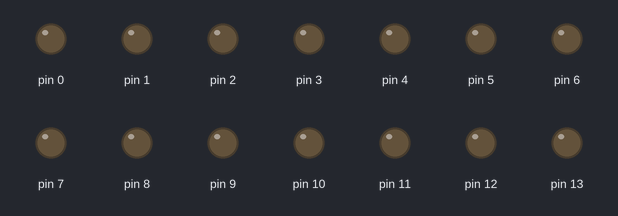
A sketch run on a simulated Arduino Uno, built with avr-gcc and run on an emulated ATmega328P. Parts: output pins drawn as LEDs (lit = HIGH). Random numbers use the default seed unless the sketch sets one.

Above: at 0.64 s.
At 4.64 s:
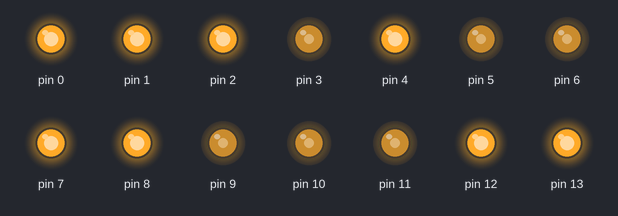
At 9.33 s:
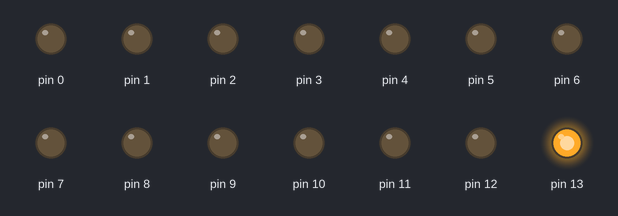
At 10.6 s:
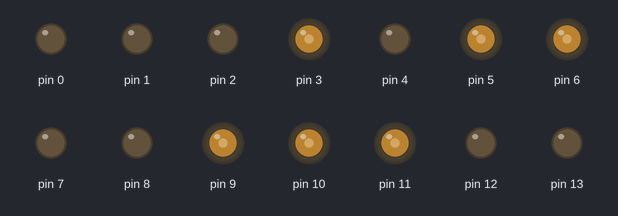
At 20.51 s:
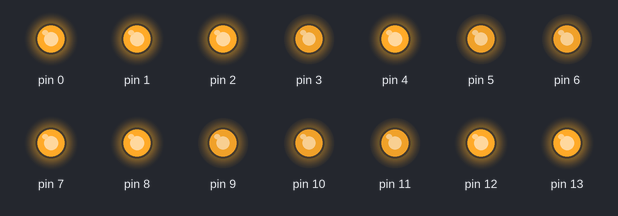
Timing chart, 0 to 20.4 s (numbered marks = the images above):
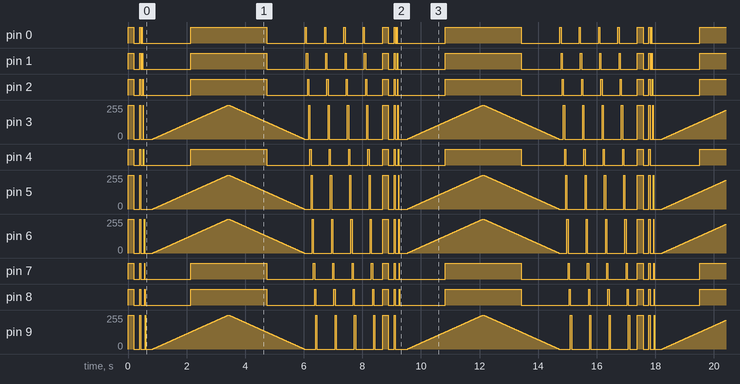

Measured:
- by itself, pin 0: repeats every 8.7 s: LOW 0.20 s, HIGH 0.04 s, LOW 0.04 s, HIGH 0.01 s, LOW 1.6 s, HIGH 2.6 s, LOW 1.3 s, 4 × (HIGH 0.04 s, LOW 0.62 s), HIGH 0.20 s
- by itself, pin 1: repeats every 8.7 s: LOW 0.20 s, HIGH 0.04 s, LOW 0.05 s, HIGH 0.01 s, LOW 1.6 s, HIGH 2.6 s, LOW 1.4 s, 3 × (HIGH 0.04 s, LOW 0.62 s), HIGH 0.04 s, LOW 0.58 s, HIGH 0.20 s

The sketch:

Cardiac-Arrest-v3.ino
```cpp
int ledLeftStart = 0;
int ledRightStart = 1;
int numLeds = 14;

void setup() {
  for (int i = ledLeftStart; i < numLeds; i++) {
    pinMode(i, OUTPUT);
  }
}

void loop() {
  runPattern(1);
  runPattern(2);
  runPattern(3);
  runPattern(4);
  runPattern(5);
}

void runPattern(int pattern) {
  switch (pattern) {
    case 1: steadyOn(); break;
    case 2: blinking(); break;
    case 3: twinkling(); break;
    case 4: fading(); break;
    case 5: chasing(); break;

    default: break;
  }
}

void steadyOn() {
  for (int i = ledLeftStart; i < numLeds; i++) {
    digitalWrite(i, HIGH);
  }
  delay(200); // Original delay time
  turnOffLeds();
  delay(200); // Original delay time
}

void blinking() {
  for (int j = 0; j < 2; j++) {
    toggleLeds();
    delay(40); // Original delay time
  }
}

void twinkling() {
  for (int i = ledLeftStart; i < numLeds; i++) {
    digitalWrite(i, HIGH);
    delay(random(5, 20)); // Faster delay time
    digitalWrite(i, LOW);
  }
  delay(200); // Original delay time
}

void fading() {
  fadeLights(255, 10);
  fadeLights(0, 10);
}

void chasing() {
  for (int j = 0; j < 4; j++) {
    sequentialBlink(40, 100);
  }
}

void toggleLeds() {
  for (int i = ledLeftStart; i < numLeds; i++) {
    digitalWrite(i, !digitalRead(i));
  }
}

void turnOffLeds() {
  for (int i = ledLeftStart; i < numLeds; i++) {
    digitalWrite(i, LOW);
  }
}

void fadeLights(int endBrightness, int delayTime) {
  for (int brightness = 0; brightness <= endBrightness; brightness++) {
    setAllLedsBrightness(brightness);
    delay(delayTime);
  }
  for (int brightness = endBrightness; brightness >= 0; brightness--) {
    setAllLedsBrightness(brightness);
    delay(delayTime);
  }
}

void sequentialBlink(int blinkDelay, int patternDelay) {
  for (int i = ledLeftStart; i < numLeds; i++) {
    digitalWrite(i, HIGH);
    delay(blinkDelay);
    digitalWrite(i, LOW);
  }
  delay(patternDelay);
}

void setAllLedsBrightness(int brightness) {
  for (int i = ledLeftStart; i < numLeds; i++) {
    analogWrite(i, brightness);
  }
}
```
